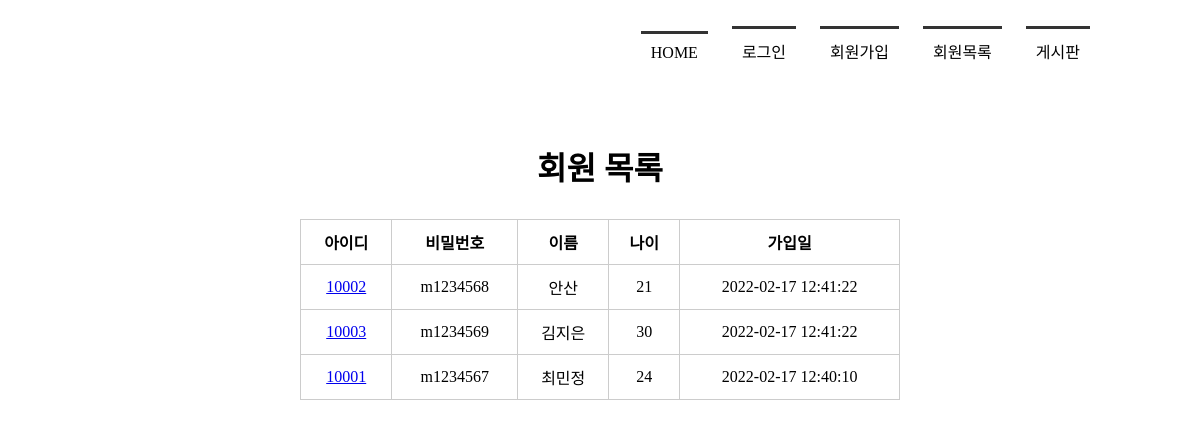
Before: /memberlist/ with the older database file.
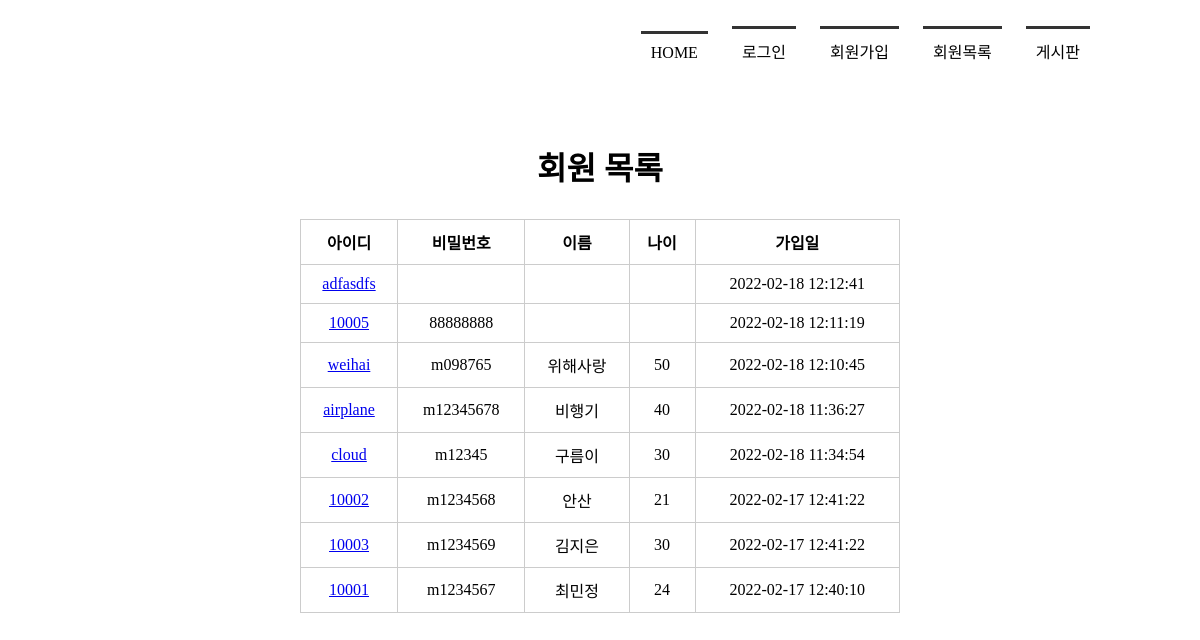
After: the same page with the newer database file.
### tables this page shows
CREATE TABLE member(
            mid char(5) PRIMARY KEY,
            passwd char(8) NOT NULL,
            name text NOT NULL,
            age integer,
            regDate timestamp date DEFAULT (datetime('now','localtime'))
            );

### app.py (the view)
@app.route('/memberlist/')
def memberlist():
    conn = getconn()
    cur = conn.cursor()
    sql = "SELECT * FROM member ORDER BY regDate DESC"
    cur.execute(sql)
    rs = cur.fetchall()
    conn.close()
    return render_template('memberlist.html', rs=rs)

### app.py (called while the page is built)
def getconn():
    conn = sqlite3.connect("./members.db")
    return conn

### templates/memberlist.html (shortened to what this page needs)
<!DOCTYPE html>
<html lang="en">
<head>
    <link rel="stylesheet" href="{{ url_for('static',filename='style.css')}}">
</head>
<body>
    <div id="container">
        {% include 'navbar.html' %}
        <section>
            <h1>회원 목록</h1>
            <table>
                <tr>
                    <th>아이디</th><th>비밀번호</th><th>이름</th><th>나이</th><th>가입일</th>
                </tr>
                {% for i in rs %}
                <tr>
                    <td><a href="{{ url_for('member_view', id=i[0]) }}">{{ i[0] }}</a></td>
                    <td>{{ i[1] }}</td>
                    <td>{{ i[2] }}</td>
                    <td>{{ i[3] }}</td>
                    <td>{{ i[4] }}</td>
                </tr>
                {% endfor %}
            </table>
        </section>
    </div>
</body>
</html>

### templates/navbar.html
<header>
        <nav>
             <ul>
                 <li><a href="{{ url_for('index')}}"> HOME</a></li>
                 <li><a href="{{ url_for('login')}}"> 로그인 </a></li>
                 <li><a href="{{ url_for('register')}}"> 회원가입 </a></li>
                 <li><a href="{{ url_for('memberlist')}}"> 회원목록</a></li>
                 <li><a href="#"> 게시판 </a></li>
             </ul>
        </nav>
</header>

### static/style.css (style rules this page uses)
#container { width: 1000px; margin: 0 auto; }
header { height: 100px; }
nav ul { list-style: none; text-align: right; }
nav ul li { display: inline-block; margin: 10px; border-top: 3px solid #333; padding: 10px; }
nav ul li a { text-decoration: none; color: #000; }
section { text-align: center; }
section h1 { font-size: 2em; margin-bottom: 30px; }
section table { width: 600px; margin: 0 auto; border-collapse: collapse; }
section table, th, td { border: 1px solid #ccc; padding: 10px }

Changed rows visible on the page:
added member: mid "adfasdfs", regDate "2022-02-18 12:12:41"
added member: mid "10005", passwd "88888888", regDate "2022-02-18 12:11:19"
added member: mid "weihai", passwd "m098765", name "위해사랑", age "50", regDate "2022-02-18 12:10:45"
added member: mid "airplane", passwd "m12345678", name "비행기", age "40", regDate "2022-02-18 11:36:27"
added member: mid "cloud", passwd "m12345", name "구름이", age "30", regDate "2022-02-18 11:34:54"
